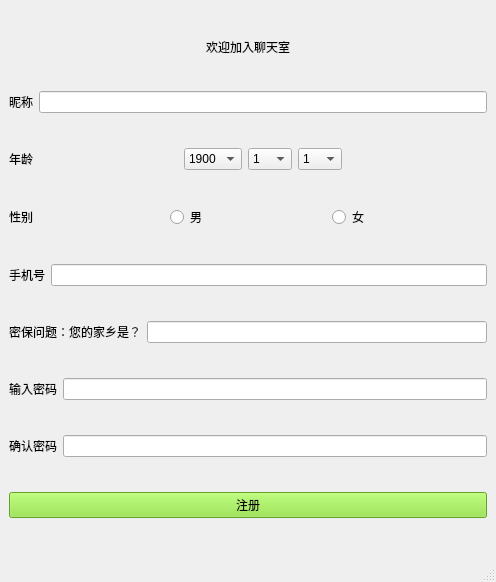
<?xml version="1.0" encoding="UTF-8"?>
<ui version="4.0">
 <class>regist</class>
 <widget class="QMainWindow" name="regist">
  <property name="geometry">
   <rect>
    <x>0</x>
    <y>0</y>
    <width>496</width>
    <height>582</height>
   </rect>
  </property>
  <property name="windowTitle">
   <string>MainWindow</string>
  </property>
  <widget class="QWidget" name="centralwidget">
   <layout class="QVBoxLayout" name="verticalLayout">
    <item>
     <widget class="QLabel" name="label">
      <property name="sizePolicy">
       <sizepolicy hsizetype="Preferred" vsizetype="Fixed">
        <horstretch>0</horstretch>
        <verstretch>0</verstretch>
       </sizepolicy>
      </property>
      <property name="text">
       <string>欢迎加入聊天室</string>
      </property>
      <property name="alignment">
       <set>Qt::AlignCenter</set>
      </property>
     </widget>
    </item>
    <item>
     <layout class="QHBoxLayout" name="horizontalLayout">
      <item>
       <widget class="QLabel" name="label_6">
        <property name="text">
         <string>昵称</string>
        </property>
       </widget>
      </item>
      <item>
       <widget class="QLineEdit" name="le_nickname"/>
      </item>
     </layout>
    </item>
    <item>
     <layout class="QHBoxLayout" name="horizontalLayout_2">
      <item>
       <widget class="QLabel" name="label_4">
        <property name="text">
         <string>年龄</string>
        </property>
       </widget>
      </item>
      <item>
       <spacer name="horizontalSpacer_3">
        <property name="orientation">
         <enum>Qt::Horizontal</enum>
        </property>
        <property name="sizeHint" stdset="0">
         <size>
          <width>40</width>
          <height>20</height>
         </size>
        </property>
       </spacer>
      </item>
      <item>
       <widget class="QComboBox" name="cbb_year">
        <item>
         <property name="text">
          <string>1900</string>
         </property>
        </item>
        <item>
         <property name="text">
          <string>1998</string>
         </property>
        </item>
        <item>
         <property name="text">
          <string>1999</string>
         </property>
        </item>
        <item>
         <property name="text">
          <string>2000</string>
         </property>
        </item>
        <item>
         <property name="text">
          <string>2001</string>
         </property>
        </item>
       </widget>
      </item>
      <item>
       <widget class="QComboBox" name="cbb_month">
        <item>
         <property name="text">
          <string>1</string>
         </property>
        </item>
        <item>
         <property name="text">
          <string>2</string>
         </property>
        </item>
        <item>
         <property name="text">
          <string>3</string>
         </property>
        </item>
        <item>
         <property name="text">
          <string>4</string>
         </property>
        </item>
        <item>
         <property name="text">
          <string>5</string>
         </property>
        </item>
        <item>
         <property name="text">
          <string>6</string>
         </property>
        </item>
        <item>
         <property name="text">
          <string>7</string>
         </property>
        </item>
        <item>
         <property name="text">
          <string>8</string>
         </property>
        </item>
        <item>
         <property name="text">
          <string>9</string>
         </property>
        </item>
        <item>
         <property name="text">
          <string>10</string>
         </property>
        </item>
        <item>
         <property name="text">
          <string>11</string>
         </property>
        </item>
        <item>
         <property name="text">
          <string>12</string>
         </property>
        </item>
       </widget>
      </item>
      <item>
       <widget class="QComboBox" name="cbb_day">
        <item>
         <property name="text">
          <string>1</string>
         </property>
        </item>
        <item>
         <property name="text">
          <string>2</string>
         </property>
        </item>
        <item>
         <property name="text">
          <string>3</string>
         </property>
        </item>
        <item>
         <property name="text">
          <string>4</string>
         </property>
        </item>
        <item>
         <property name="text">
          <string>5</string>
         </property>
        </item>
        <item>
         <property name="text">
          <string>6</string>
         </property>
        </item>
        <item>
         <property name="text">
          <string>7</string>
         </property>
        </item>
        <item>
         <property name="text">
          <string>8</string>
         </property>
        </item>
        <item>
         <property name="text">
          <string>10</string>
         </property>
        </item>
        <item>
         <property name="text">
          <string>11</string>
         </property>
        </item>
        <item>
         <property name="text">
          <string>12</string>
         </property>
        </item>
        <item>
         <property name="text">
          <string>13</string>
         </property>
        </item>
        <item>
         <property name="text">
          <string>14</string>
         </property>
        </item>
        <item>
         <property name="text">
          <string>15</string>
         </property>
        </item>
       </widget>
      </item>
      <item>
       <spacer name="horizontalSpacer_2">
        <property name="orientation">
         <enum>Qt::Horizontal</enum>
        </property>
        <property name="sizeHint" stdset="0">
         <size>
          <width>40</width>
          <height>20</height>
         </size>
        </property>
       </spacer>
      </item>
     </layout>
    </item>
    <item>
     <layout class="QHBoxLayout" name="horizontalLayout_3">
      <item>
       <widget class="QLabel" name="label_3">
        <property name="text">
         <string>性别</string>
        </property>
       </widget>
      </item>
      <item>
       <widget class="QRadioButton" name="rdb_male">
        <property name="text">
         <string>男</string>
        </property>
       </widget>
      </item>
      <item>
       <widget class="QRadioButton" name="rdb_female">
        <property name="text">
         <string>女</string>
        </property>
       </widget>
      </item>
     </layout>
    </item>
    <item>
     <layout class="QHBoxLayout" name="horizontalLayout_4">
      <item>
       <widget class="QLabel" name="label_2">
        <property name="text">
         <string>手机号</string>
        </property>
       </widget>
      </item>
      <item>
       <widget class="QLineEdit" name="le_phonenum"/>
      </item>
     </layout>
    </item>
    <item>
     <layout class="QHBoxLayout" name="horizontalLayout_5">
      <item>
       <widget class="QLabel" name="label_7">
        <property name="text">
         <string>密保问题：您的家乡是？</string>
        </property>
       </widget>
      </item>
      <item>
       <widget class="QLineEdit" name="le_home"/>
      </item>
     </layout>
    </item>
    <item>
     <layout class="QHBoxLayout" name="horizontalLayout_6">
      <item>
       <widget class="QLabel" name="label_5">
        <property name="text">
         <string>输入密码</string>
        </property>
       </widget>
      </item>
      <item>
       <widget class="QLineEdit" name="le_passwd1"/>
      </item>
     </layout>
    </item>
    <item>
     <layout class="QHBoxLayout" name="horizontalLayout_7">
      <item>
       <widget class="QLabel" name="label_8">
        <property name="text">
         <string>确认密码</string>
        </property>
       </widget>
      </item>
      <item>
       <widget class="QLineEdit" name="le_passwd2"/>
      </item>
     </layout>
    </item>
    <item>
     <widget class="QPushButton" name="btn_reg">
      <property name="styleSheet">
       <string notr="true">background-color: rgb(138, 226, 52);</string>
      </property>
      <property name="text">
       <string>注册</string>
      </property>
     </widget>
    </item>
   </layout>
  </widget>
  <widget class="QMenuBar" name="menubar">
   <property name="geometry">
    <rect>
     <x>0</x>
     <y>0</y>
     <width>496</width>
     <height>28</height>
    </rect>
   </property>
  </widget>
  <widget class="QStatusBar" name="statusbar"/>
 </widget>
 <resources/>
 <connections/>
</ui>
